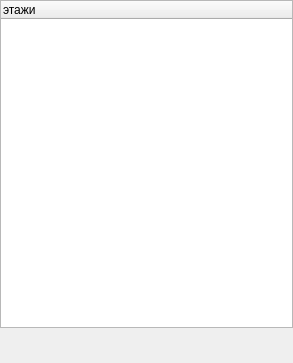
<?xml version="1.0" encoding="UTF-8"?>
<ui version="4.0">
 <class>StairOrLiftForm</class>
 <widget class="QWidget" name="StairOrLiftForm">
  <property name="geometry">
   <rect>
    <x>0</x>
    <y>0</y>
    <width>293</width>
    <height>363</height>
   </rect>
  </property>
  <property name="windowTitle">
   <string>Form</string>
  </property>
  <layout class="QVBoxLayout" name="verticalLayout">
   <property name="spacing">
    <number>3</number>
   </property>
   <property name="leftMargin">
    <number>0</number>
   </property>
   <property name="topMargin">
    <number>0</number>
   </property>
   <property name="rightMargin">
    <number>0</number>
   </property>
   <property name="bottomMargin">
    <number>0</number>
   </property>
   <item>
    <widget class="QTreeWidget" name="floorsTreeView">
     <column>
      <property name="text">
       <string>этажи</string>
      </property>
     </column>
    </widget>
   </item>
   <item>
    <layout class="QHBoxLayout" name="horizontalLayout">
     <property name="spacing">
      <number>3</number>
     </property>
     <item>
      <spacer name="horizontalSpacer">
       <property name="orientation">
        <enum>Qt::Horizontal</enum>
       </property>
       <property name="sizeHint" stdset="0">
        <size>
         <width>40</width>
         <height>20</height>
        </size>
       </property>
      </spacer>
     </item>
     <item>
      <widget class="QPushButton" name="okPB">
       <property name="minimumSize">
        <size>
         <width>32</width>
         <height>32</height>
        </size>
       </property>
       <property name="maximumSize">
        <size>
         <width>32</width>
         <height>32</height>
        </size>
       </property>
       <property name="styleSheet">
        <string notr="true">border-radius:4;
border-color: rgb(255, 255, 255);</string>
       </property>
       <property name="text">
        <string/>
       </property>
      </widget>
     </item>
     <item>
      <widget class="QPushButton" name="cancelPB">
       <property name="minimumSize">
        <size>
         <width>32</width>
         <height>32</height>
        </size>
       </property>
       <property name="maximumSize">
        <size>
         <width>32</width>
         <height>32</height>
        </size>
       </property>
       <property name="styleSheet">
        <string notr="true">border-radius:4;
border-color: rgb(255, 255, 255);</string>
       </property>
       <property name="text">
        <string/>
       </property>
      </widget>
     </item>
    </layout>
   </item>
  </layout>
 </widget>
 <resources/>
 <connections/>
</ui>
